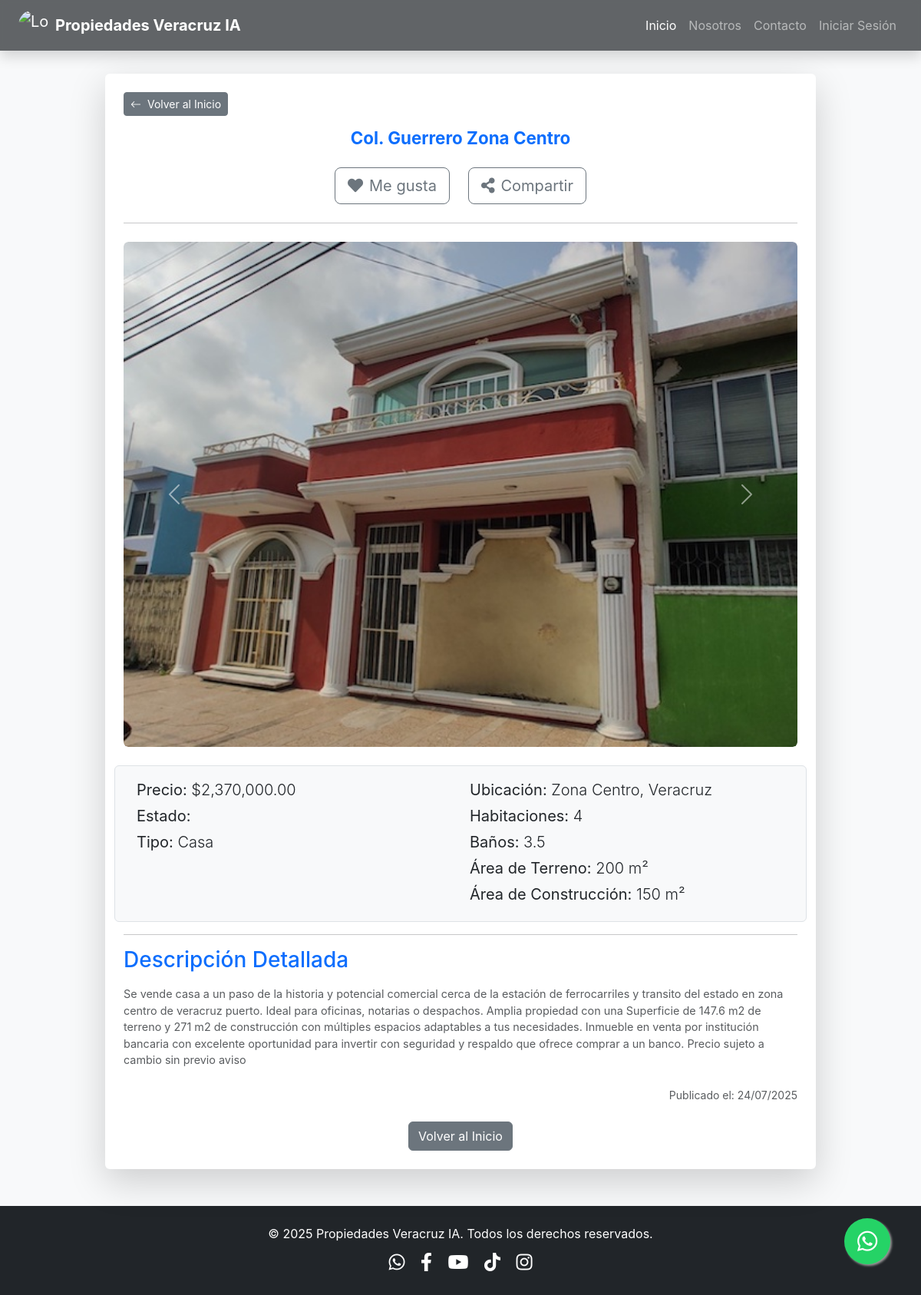
Page /property/2 on the committed database.
### models.py (models this page shows, shortened)
class Property(db.Model):
    __tablename__ = 'property' # Añadido nombre de tabla explícito para consistencia
    id = db.Column(db.Integer, primary_key=True)
    titulo = db.Column(db.String(100), nullable=False)
    descripcion = db.Column(db.Text, nullable=False)
    precio = db.Column(db.Float, nullable=False)
    ubicacion = db.Column(db.String(200), nullable=False)
    municipio = db.Column(db.String(100), nullable=False)
    property_options = db.Column(db.String(100), nullable=False)
    tipo_propiedad = db.Column(db.String(50), nullable=False) # Ej: Casa, Departamento, Terreno
    num_habitaciones = db.Column(db.Integer, nullable=True)
    num_banos = db.Column(db.Integer, nullable=True)
    num_medios_banos = db.Column(db.Integer, default=0)
    num_estacionamientos = db.Column(db.Integer, default=0)
    area_construccion_metros_cuadrados = db.Column(db.Float, nullable=True)
    area_terreno_metros_cuadrados = db.Column(db.Float, nullable=True)
    antiguedad = db.Column(db.Integer, nullable=True) # En años
    cuota_mantenimiento = db.Column(db.Float, default=0.0)
    fecha_publicacion = db.Column(db.DateTime, default=datetime.utcnow)
    images = db.relationship('PropertyImage', backref='property', lazy=True, cascade="all, delete-orphan")
    agente_id = db.Column(db.Integer, db.ForeignKey('user.id'), nullable=False)
    agente = db.relationship('User', backref='properties') # Relación inversa para acceder a las propiedades de un usuario

class PropertyImage(db.Model):
    __tablename__ = 'property_image' # Añadido nombre de tabla explícito
    id = db.Column(db.Integer, primary_key=True)
    filename = db.Column(db.String(100), nullable=False)
    property_id = db.Column(db.Integer, db.ForeignKey('property.id'), nullable=False)
    is_main = db.Column(db.Boolean, default=False) # Para identificar la imagen principal

### app.py (the view)
@main.route("/property/<int:property_id>")
def property_detail(property_id):
    property_detail = db.session.get(Property, property_id) # Usa Property (nombre en inglés)
    if not property_detail:
        flash('La propiedad solicitada no existe.', 'danger')
        return redirect(url_for('main.home'))
    return render_template('property_detail.html', title=property_detail.titulo, property=property_detail)

### templates/property_detail.html (shortened to what this page needs)
{% extends "base.html" %}
{% block content %}
<div class="container my-5 pt-5">
    <div class="row justify-content-center">
        <div class="col-lg-10 col-md-12">
            <div class="card shadow-lg border-0 rounded-lg">
                <div class="card-body p-4">
                    <div class="text-start mb-3">
                        <a href="{{ url_for('main.home') }}" class="btn btn-secondary btn-sm">
                            <i class="bi bi-arrow-left me-1"></i> Volver al Inicio
                        </a>
                    </div>
                    <h1 class="card-title text-center text-primary mb-4 display-4 fw-bold">{{ property.titulo }}</h1>
                    <div class="d-flex justify-content-center gap-4 mb-4">
                        <button type="button" class="btn btn-outline-secondary btn-lg d-flex align-items-center gap-2">
                            <i class="fas fa-heart"></i> Me gusta
                        </button>
                        <button type="button" class="btn btn-outline-secondary btn-lg d-flex align-items-center gap-2">
                            <i class="fas fa-share-alt"></i> Compartir
                        </button>
                    </div>
                    <hr class="mb-4">
                    {% if property.images %}
                    <div id="propertyCarousel" class="carousel slide mb-4" data-bs-ride="carousel">
                        <div class="carousel-inner rounded">
                            {% for image in property.images %}
                            <div class="carousel-item {% if loop.first %}active{% endif %}">
                                <img src="{{ url_for('static', filename='uploads/' + image.filename) }}" class="d-block w-100 rounded" alt="Imagen de la propiedad">
                            </div>
                            {% endfor %}
                        </div>
                        {% if property.images|length > 1 %}
                        <button class="carousel-control-prev" type="button" data-bs-target="#propertyCarousel" data-bs-slide="prev">
                            <span class="carousel-control-prev-icon" aria-hidden="true"></span>
                        </button>
                        <button class="carousel-control-next" type="button" data-bs-target="#propertyCarousel" data-bs-slide="next">
                            <span class="carousel-control-next-icon" aria-hidden="true"></span>
                        </button>
                        {% endif %}
                    </div>
                    {% endif %}
                    <div class="row mb-3 p-3 border rounded bg-light">
                        <div class="col-md-6">
                            <p class="lead mb-1"><strong>Precio:</strong> ${{ "{:,.2f}".format(property.precio) }}</p>
                            <p class="lead mb-1"><strong>Estado:</strong> {{ property.estado_propiedad }}</p>
                            <p class="lead mb-1"><strong>Tipo:</strong> {{ property.tipo_propiedad }}</p>
                        </div>
                        <div class="col-md-6">
                            <p class="lead mb-1"><strong>Ubicación:</strong> {{ property.ubicacion }}, {{ property.municipio }}</p>
                            {% if property.num_habitaciones %}
                                <p class="lead mb-1"><strong>Habitaciones:</strong> {{ property.num_habitaciones }}</p>
                            {% endif %}
                            {% if property.num_banos %}
                                <p class="lead mb-1"><strong>Baños:</strong> {{ property.num_banos }}{% if property.num_medios_banos %}.5{% endif %}</p>
                            {% endif %}
                            {% if property.area_terreno_metros_cuadrados %}
                                <p class="lead mb-1"><strong>Área de Terreno:</strong> {{ "{:,.0f}".format(property.area_terreno_metros_cuadrados) }} m²</p>
                            {% endif %}
                            {% if property.area_construccion_metros_cuadrados %}
                                <p class="lead mb-1"><strong>Área de Construcción:</strong> {{ "{:,.0f}".format(property.area_construccion_metros_cuadrados) }} m²</p>
                            {% endif %}
                        </div>
                    </div>
                    <hr>
                    <h3 class="text-primary mb-3">Descripción Detallada</h3>
                    <p class="card-text text-muted">{{ property.descripcion }}</p>
                    <p class="text-end text-muted small mt-4">Publicado el: {{ property.fecha_publicacion.strftime('%d/%m/%Y') }}</p>
                    <div class="text-center mt-4">
                        <a href="{{ url_for('main.home') }}" class="btn btn-secondary">Volver al Inicio</a>
                    </div>
                </div>
            </div>
        </div>
    </div>
</div>
{% endblock content %}

### templates/base.html (shortened to what this page needs)
<!DOCTYPE html>
<html lang="es">
<head>
    <link href="https://cdn.jsdelivr.net/npm/bootstrap@5.3.3/dist/css/bootstrap.min.css" rel="stylesheet">
    <link rel="stylesheet" href="https://cdn.jsdelivr.net/npm/bootstrap-icons@1.11.3/font/bootstrap-icons.min.css">
    <link rel="stylesheet" href="https://cdnjs.cloudflare.com/ajax/libs/font-awesome/5.15.4/css/all.min.css" />
    <link rel="stylesheet" href="https://cdnjs.cloudflare.com/ajax/libs/animate.css/4.1.1/animate.min.css"/>
    <link rel="stylesheet" href="{{ url_for('static', filename='style.css') }}">
</head>
<body>
    <nav class="navbar navbar-expand-lg navbar-dark bg-dark fixed-top shadow">
        <div class="container-fluid px-4">
            <a class="navbar-brand d-flex align-items-center me-auto" href="{{ url_for('main.home') }}">
                <img src="{{ url_for('static', filename='img/banners/logo_01.jpg') }}" alt="Logo" width="40" height="40" class="d-inline-block align-text-top rounded-circle me-2">
                <span class="fw-bold">Propiedades Veracruz IA</span>
            </a>
            <div class="collapse navbar-collapse" id="navbarNav">
                <ul class="navbar-nav ms-auto">
                    <li class="nav-item">
                        <a class="nav-link active" aria-current="page" href="{{ url_for('main.home') }}">Inicio</a>
                    </li>
                    <li class="nav-item">
                        <a class="nav-link" href="{{ url_for('main.about_us') }}">Nosotros</a>
                    </li>
                    <li class="nav-item">
                        <a class="nav-link" href="{{ url_for('main.contact') }}">Contacto</a>
                    </li>
                    {% if current_user.is_authenticated %}
                    <li class="nav-item dropdown">
                        <a class="nav-link dropdown-toggle" href="#" id="navbarDropdownAdmin" role="button" data-bs-toggle="dropdown" aria-expanded="false">
                            Panel Admin
                        </a>
                        <ul class="dropdown-menu dropdown-menu-dark dropdown-menu-end" aria-labelledby="navbarDropdownAdmin">
                            <li><a class="dropdown-item" href="{{ url_for('main.dashboard') }}">Dashboard</a></li>
                            <li><a class="dropdown-item" href="{{ url_for('main.add_property') }}">Añadir Propiedad</a></li>
                            <li><a class="dropdown-item" href="{{ url_for('main.home') }}">Ver Todas las Propiedades</a></li>
                            <li><hr class="dropdown-divider"></li>
                            <li><a class="dropdown-item" href="{{ url_for('main.logout') }}">Cerrar Sesión</a></li>
                        </ul>
                    </li>
                    {% else %}
                    <li class="nav-item">
                        <a class="nav-link" href="{{ url_for('main.login') }}">Iniciar Sesión</a>
                    </li>
                    {% endif %}
                </ul>
            </div>
        </div>
    </nav>
    <main>
        {% block content %}{% endblock %}
    </main>
    <footer class="bg-dark text-white text-center py-4 mt-5">
        <div class="container">
            <p class="mb-0">&copy; 2025 Propiedades Veracruz IA. Todos los derechos reservados.</p>
            <div class="social-icons mt-2">
                <a href="https://wa.me/522293019294" class="text-white mx-2" target="_blank" rel="noopener noreferrer"><i class="fab fa-whatsapp"></i></a>
                <a href="https://www.facebook.com/cMagnaDjesus" class="text-white mx-2" target="_blank" rel="noopener noreferrer"><i class="fab fa-facebook-f"></i></a>
                <a href="https://www.youtube.com/@propiedades-veracruz_2024" class="text-white mx-2" target="_blank" rel="noopener noreferrer"><i class="fab fa-youtube"></i></a>
                <a href="https://www.tiktok.com/@cmagnadj" class="text-white mx-2" target="_blank" rel="noopener noreferrer"><i class="fab fa-tiktok"></i></a>
                <a href="https://www.instagram.com/propiedades_veracruz/" class="text-white mx-2" target="_blank" rel="noopener noreferrer"><i class="fab fa-instagram"></i></a>
            </div>
        </div>
    </footer>
    <a href="#" id="whatsapp-float-btn" class="whatsapp-float" target="_blank" rel="noopener noreferrer">
        <i class="fab fa-whatsapp"></i>
    </a>
</body>
</html>

### static/style.css (style rules this page uses)
html, body { height: 100%; margin: 0; font-family: 'Inter', sans-serif; background-color: #f8f9fa; color: #343a40; }
.navbar { transition: background-color 0.3s ease-in-out; backdrop-filter: blur(5px); background-color: rgba(33, 37, 41, 0.7) !important; }
.navbar-brand .fw-bold { font-weight: 700 !important; }
.card-title { font-size: 1.4rem; margin-bottom: 0.5rem; }
.card-text.text-muted { font-size: 0.9rem; }
footer { background-color: #212529; color: #f8f9fa; }
.social-icons a { font-size: 1.5rem; margin: 0 10px; color: #f8f9fa; transition: color 0.3s ease; }
.whatsapp-float { position: fixed; width: 60px; height: 60px; bottom: 40px; right: 40px; background-color: #25d366; color: #FFF; border-radius: 50px; text-align: center; font-size: 30px; box-shadow: 2px 2px 3px #999; z-index: 1000; display: flex; justify-content: center; align-items: center; text-decoration: none; transition: background-color 0.3s ease, transform 0.3s ease; }
.whatsapp-float i { margin-top: 0; }

### rows in the picture
Property: titulo "Col. Guerrero Zona Centro", precio "2,370,000.00", tipo_propiedad "Casa", ubicacion "Zona Centro", municipio "Veracruz", num_habitaciones "4", num_banos "3", area_terreno_metros_cuadrados "200", area_construccion_metros_cuadrados "150", descripcion "Se vende casa a un paso de la historia y potencial comercial cerca de la estación de ferrocarriles y transito del estado en zona centro de veracruz puerto. Ideal para oficinas, notarias o despachos. Amplia propiedad con una Superficie de 147.6 m2 de terreno y 271 m2 de construcción con múltiples espacios adaptables a tus necesidades. Inmueble en venta por institución bancaria con excelente oportunidad para invertir con seguridad y respaldo que ofrece comprar a un banco. Precio sujeto a cambio sin previo aviso", fecha_publicacion "24/07/2025"
PropertyImage: filename (picture)
